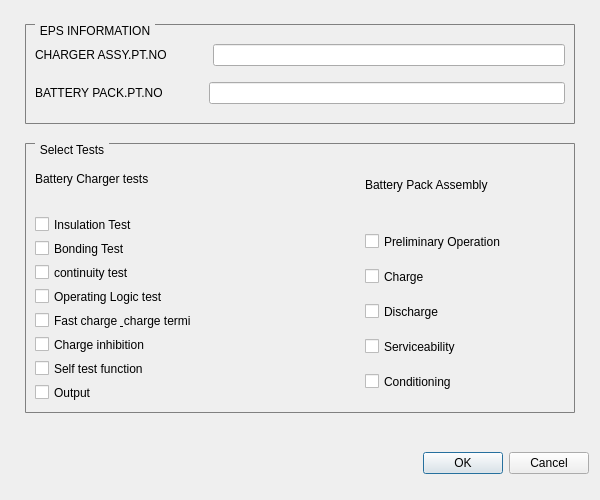
<?xml version="1.0" encoding="UTF-8"?>
<ui version="4.0">
 <class>select_t</class>
 <widget class="QDialog" name="select_t">
  <property name="geometry">
   <rect>
    <x>0</x>
    <y>0</y>
    <width>600</width>
    <height>500</height>
   </rect>
  </property>
  <property name="windowTitle">
   <string>Tests</string>
  </property>
  <layout class="QVBoxLayout" name="verticalLayout">
   <item>
    <layout class="QHBoxLayout" name="horizontalLayout_5">
     <property name="spacing">
      <number>2</number>
     </property>
     <item>
      <widget class="QGroupBox" name="groupBox">
       <property name="sizePolicy">
        <sizepolicy hsizetype="Fixed" vsizetype="Fixed">
         <horstretch>0</horstretch>
         <verstretch>0</verstretch>
        </sizepolicy>
       </property>
       <property name="minimumSize">
        <size>
         <width>550</width>
         <height>100</height>
        </size>
       </property>
       <property name="maximumSize">
        <size>
         <width>550</width>
         <height>100</height>
        </size>
       </property>
       <property name="styleSheet">
        <string notr="true">

QGroupBox {
    border: 1px solid gray;
    border-radius: 1px;
    margin-top: 0.5em;
}

QGroupBox::title {
    subcontrol-origin: margin;
    left: 10px;
    padding: 0 3px 0 3px;
}

</string>
       </property>
       <property name="title">
        <string>EPS INFORMATION</string>
       </property>
       <layout class="QVBoxLayout" name="verticalLayout_8">
        <item>
         <layout class="QHBoxLayout" name="horizontalLayout_3">
          <item>
           <widget class="QLabel" name="label">
            <property name="text">
             <string>CHARGER ASSY.PT.NO</string>
            </property>
           </widget>
          </item>
          <item>
           <spacer name="horizontalSpacer_5">
            <property name="orientation">
             <enum>Qt::Horizontal</enum>
            </property>
            <property name="sizeType">
             <enum>QSizePolicy::Fixed</enum>
            </property>
            <property name="sizeHint" stdset="0">
             <size>
              <width>40</width>
              <height>20</height>
             </size>
            </property>
           </spacer>
          </item>
          <item>
           <widget class="QLineEdit" name="lineEdit"/>
          </item>
         </layout>
        </item>
        <item>
         <layout class="QHBoxLayout" name="horizontalLayout_4">
          <item>
           <widget class="QLabel" name="label_2">
            <property name="text">
             <string>BATTERY PACK.PT.NO</string>
            </property>
           </widget>
          </item>
          <item>
           <spacer name="horizontalSpacer_6">
            <property name="orientation">
             <enum>Qt::Horizontal</enum>
            </property>
            <property name="sizeType">
             <enum>QSizePolicy::Fixed</enum>
            </property>
            <property name="sizeHint" stdset="0">
             <size>
              <width>40</width>
              <height>20</height>
             </size>
            </property>
           </spacer>
          </item>
          <item>
           <widget class="QLineEdit" name="lineEdit_2"/>
          </item>
         </layout>
        </item>
       </layout>
      </widget>
     </item>
    </layout>
   </item>
   <item>
    <layout class="QHBoxLayout" name="horizontalLayout">
     <item>
      <widget class="QGroupBox" name="groupBox_2">
       <property name="sizePolicy">
        <sizepolicy hsizetype="Fixed" vsizetype="Fixed">
         <horstretch>0</horstretch>
         <verstretch>0</verstretch>
        </sizepolicy>
       </property>
       <property name="minimumSize">
        <size>
         <width>550</width>
         <height>270</height>
        </size>
       </property>
       <property name="maximumSize">
        <size>
         <width>550</width>
         <height>270</height>
        </size>
       </property>
       <property name="styleSheet">
        <string notr="true">

QGroupBox {
    border: 1px solid gray;
    border-radius: 1px;
    margin-top: 0.5em;
}

QGroupBox::title {
    subcontrol-origin: margin;
    left: 10px;
    padding: 0 3px 0 3px;
}

</string>
       </property>
       <property name="title">
        <string>Select Tests</string>
       </property>
       <layout class="QHBoxLayout" name="horizontalLayout_6">
        <item>
         <layout class="QVBoxLayout" name="verticalLayout_3">
          <item>
           <widget class="QLabel" name="vtest">
            <property name="sizePolicy">
             <sizepolicy hsizetype="Preferred" vsizetype="Fixed">
              <horstretch>0</horstretch>
              <verstretch>0</verstretch>
             </sizepolicy>
            </property>
            <property name="minimumSize">
             <size>
              <width>0</width>
              <height>45</height>
             </size>
            </property>
            <property name="maximumSize">
             <size>
              <width>16777215</width>
              <height>40</height>
             </size>
            </property>
            <property name="text">
             <string>Battery Charger tests</string>
            </property>
           </widget>
          </item>
          <item>
           <spacer name="verticalSpacer_2">
            <property name="orientation">
             <enum>Qt::Vertical</enum>
            </property>
            <property name="sizeType">
             <enum>QSizePolicy::Fixed</enum>
            </property>
            <property name="sizeHint" stdset="0">
             <size>
              <width>20</width>
              <height>10</height>
             </size>
            </property>
           </spacer>
          </item>
          <item>
           <widget class="QCheckBox" name="Insulation_t">
            <property name="maximumSize">
             <size>
              <width>16777215</width>
              <height>17</height>
             </size>
            </property>
            <property name="text">
             <string>Insulation Test</string>
            </property>
           </widget>
          </item>
          <item>
           <widget class="QCheckBox" name="Bonding_t">
            <property name="maximumSize">
             <size>
              <width>16777215</width>
              <height>17</height>
             </size>
            </property>
            <property name="text">
             <string>Bonding Test</string>
            </property>
           </widget>
          </item>
          <item>
           <widget class="QCheckBox" name="Continuity_t">
            <property name="maximumSize">
             <size>
              <width>16777215</width>
              <height>17</height>
             </size>
            </property>
            <property name="text">
             <string>continuity test</string>
            </property>
           </widget>
          </item>
          <item>
           <widget class="QCheckBox" name="Operating_logic_t">
            <property name="maximumSize">
             <size>
              <width>16777215</width>
              <height>17</height>
             </size>
            </property>
            <property name="text">
             <string>Operating Logic test</string>
            </property>
           </widget>
          </item>
          <item>
           <widget class="QCheckBox" name="Fast_c_termi">
            <property name="maximumSize">
             <size>
              <width>200</width>
              <height>17</height>
             </size>
            </property>
            <property name="text">
             <string>Fast charge &amp; charge termi</string>
            </property>
           </widget>
          </item>
          <item>
           <widget class="QCheckBox" name="charge_inhibit">
            <property name="maximumSize">
             <size>
              <width>16777215</width>
              <height>17</height>
             </size>
            </property>
            <property name="text">
             <string>Charge inhibition</string>
            </property>
           </widget>
          </item>
          <item>
           <widget class="QCheckBox" name="self_test_fun">
            <property name="maximumSize">
             <size>
              <width>16777215</width>
              <height>17</height>
             </size>
            </property>
            <property name="text">
             <string>Self test function</string>
            </property>
           </widget>
          </item>
          <item>
           <widget class="QCheckBox" name="output">
            <property name="maximumSize">
             <size>
              <width>16777215</width>
              <height>17</height>
             </size>
            </property>
            <property name="text">
             <string>Output</string>
            </property>
           </widget>
          </item>
         </layout>
        </item>
        <item>
         <layout class="QVBoxLayout" name="verticalLayout_5" stretch="0,0,0,0,0,0,0">
          <property name="spacing">
           <number>6</number>
          </property>
          <item>
           <widget class="QLabel" name="label_4">
            <property name="enabled">
             <bool>true</bool>
            </property>
            <property name="sizePolicy">
             <sizepolicy hsizetype="Preferred" vsizetype="Fixed">
              <horstretch>0</horstretch>
              <verstretch>0</verstretch>
             </sizepolicy>
            </property>
            <property name="minimumSize">
             <size>
              <width>0</width>
              <height>40</height>
             </size>
            </property>
            <property name="maximumSize">
             <size>
              <width>16777215</width>
              <height>40</height>
             </size>
            </property>
            <property name="text">
             <string>Battery Pack Assembly</string>
            </property>
           </widget>
          </item>
          <item>
           <spacer name="verticalSpacer_3">
            <property name="orientation">
             <enum>Qt::Vertical</enum>
            </property>
            <property name="sizeType">
             <enum>QSizePolicy::Fixed</enum>
            </property>
            <property name="sizeHint" stdset="0">
             <size>
              <width>20</width>
              <height>10</height>
             </size>
            </property>
           </spacer>
          </item>
          <item>
           <widget class="QCheckBox" name="preliminary_op">
            <property name="maximumSize">
             <size>
              <width>16777215</width>
              <height>17</height>
             </size>
            </property>
            <property name="text">
             <string>Preliminary Operation</string>
            </property>
           </widget>
          </item>
          <item>
           <widget class="QCheckBox" name="charge">
            <property name="maximumSize">
             <size>
              <width>16777215</width>
              <height>17</height>
             </size>
            </property>
            <property name="text">
             <string>Charge</string>
            </property>
           </widget>
          </item>
          <item>
           <widget class="QCheckBox" name="Discharge">
            <property name="maximumSize">
             <size>
              <width>16777215</width>
              <height>17</height>
             </size>
            </property>
            <property name="text">
             <string>Discharge</string>
            </property>
           </widget>
          </item>
          <item>
           <widget class="QCheckBox" name="Serviceability">
            <property name="maximumSize">
             <size>
              <width>16777215</width>
              <height>17</height>
             </size>
            </property>
            <property name="text">
             <string>Serviceability</string>
            </property>
           </widget>
          </item>
          <item>
           <widget class="QCheckBox" name="Conditioning">
            <property name="maximumSize">
             <size>
              <width>200</width>
              <height>17</height>
             </size>
            </property>
            <property name="text">
             <string>Conditioning</string>
            </property>
           </widget>
          </item>
         </layout>
        </item>
       </layout>
       <zorder></zorder>
      </widget>
     </item>
    </layout>
   </item>
   <item>
    <spacer name="verticalSpacer">
     <property name="orientation">
      <enum>Qt::Vertical</enum>
     </property>
     <property name="sizeType">
      <enum>QSizePolicy::Fixed</enum>
     </property>
     <property name="sizeHint" stdset="0">
      <size>
       <width>20</width>
       <height>20</height>
      </size>
     </property>
    </spacer>
   </item>
   <item>
    <widget class="QDialogButtonBox" name="buttonBox">
     <property name="orientation">
      <enum>Qt::Horizontal</enum>
     </property>
     <property name="standardButtons">
      <set>QDialogButtonBox::Cancel|QDialogButtonBox::Ok</set>
     </property>
    </widget>
   </item>
  </layout>
 </widget>
 <resources/>
 <connections>
  <connection>
   <sender>buttonBox</sender>
   <signal>accepted()</signal>
   <receiver>select_t</receiver>
   <slot>accept()</slot>
   <hints>
    <hint type="sourcelabel">
     <x>248</x>
     <y>254</y>
    </hint>
    <hint type="destinationlabel">
     <x>157</x>
     <y>274</y>
    </hint>
   </hints>
  </connection>
  <connection>
   <sender>buttonBox</sender>
   <signal>rejected()</signal>
   <receiver>select_t</receiver>
   <slot>reject()</slot>
   <hints>
    <hint type="sourcelabel">
     <x>316</x>
     <y>260</y>
    </hint>
    <hint type="destinationlabel">
     <x>286</x>
     <y>274</y>
    </hint>
   </hints>
  </connection>
 </connections>
</ui>
